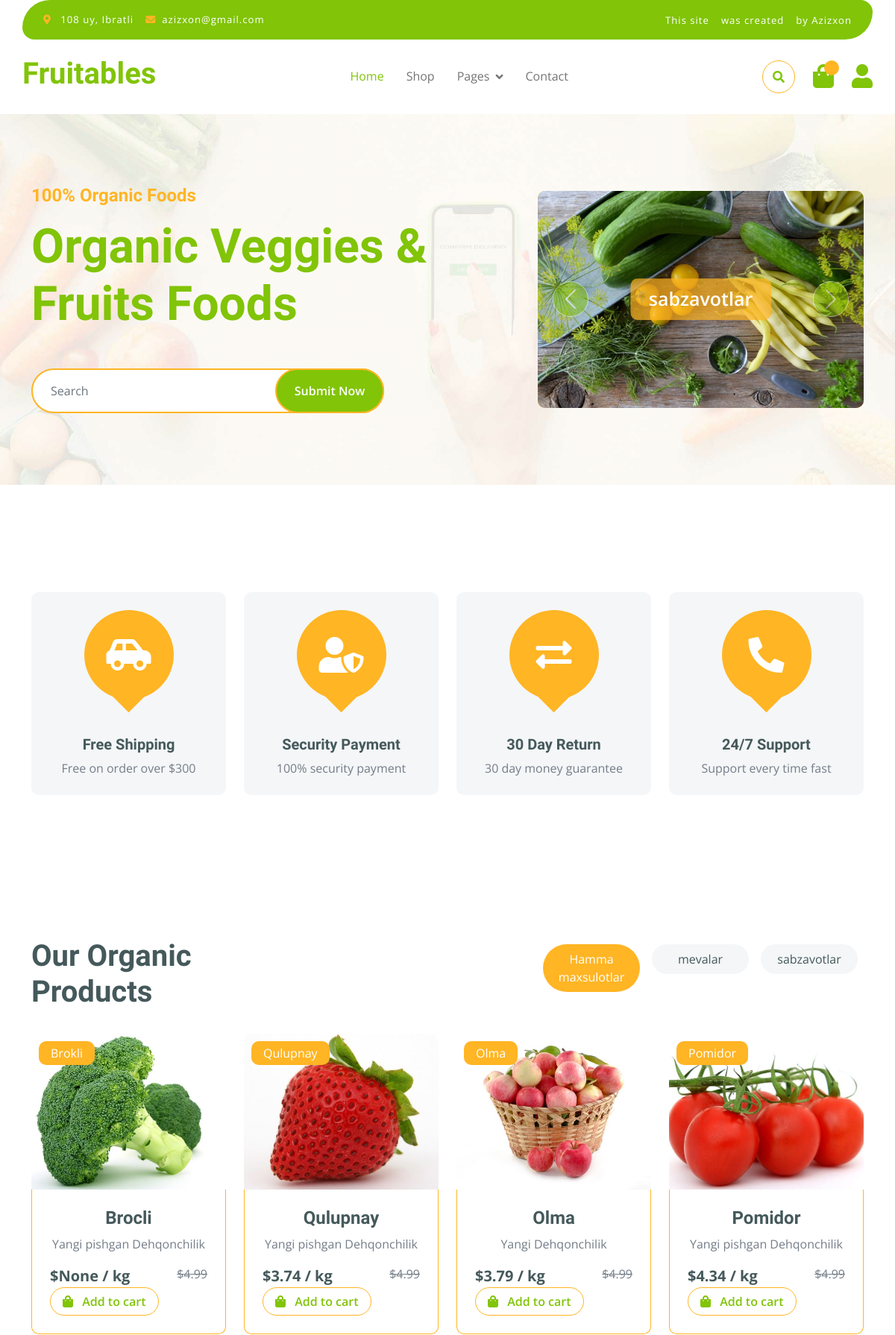
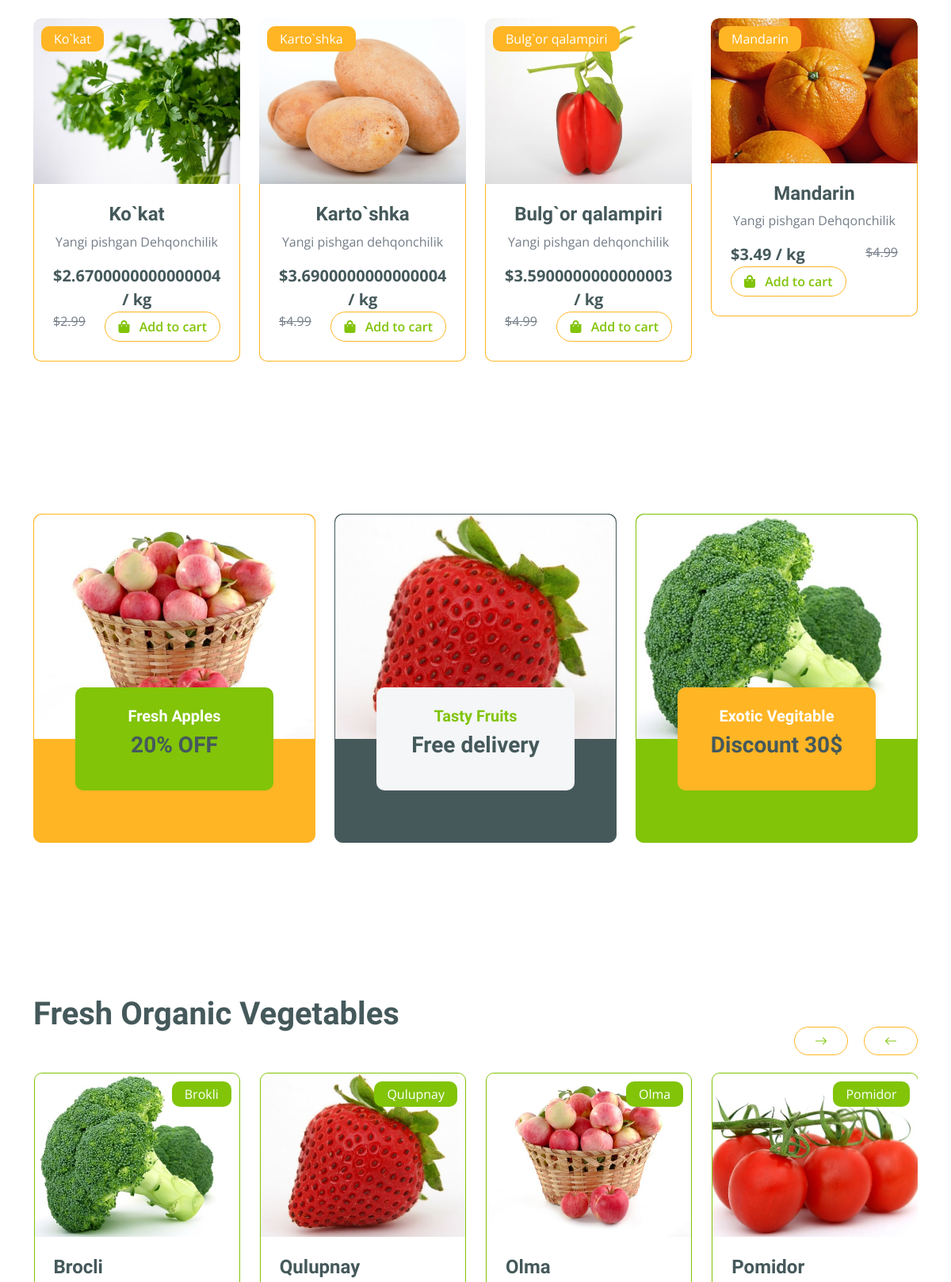
The page / (upper part) on the database its author committed (2 pictures, top to bottom).
### fath/models.py (models this page shows, shortened)
class Category(models.Model):
    name = models.CharField(max_length=255, unique=True)
    img = models.ImageField(upload_to='category_img/')
    slug = models.SlugField(blank=True, null=True)
    parent = models.ForeignKey('self', on_delete=models.CASCADE,blank=True,null=True,related_name='subcategories')
    def __str__(self):
        return self.name

class Product(models.Model):
    category = models.ForeignKey(Category, on_delete=models.CASCADE)
    filter_choice = models.CharField(max_length=255, choices=FILTER_CHOICES, null=True)
    img = models.ImageField(upload_to='product_img/')
    name = models.CharField(max_length=255)
    body = models.TextField()
    price = models.FloatField()
    dicount = models.FloatField(blank=True, null=True)
    quantity = models.FloatField()
    slug = models.SlugField(blank=True, null=True)
    created = models.DateTimeField(auto_now_add=True)
    @property
    def discount(self):
        if self.dicount:
            return self.price - self.dicount

### fath/views.py (the view)
# urls.py: path('', views.IndexList.as_view() , name='index'),
class IndexList(ListView):
    model = models.Product
    template_name = 'fath/index.html'
    context_object_name = 'products'
    extra_context = {
        'categories': models.Category.objects.filter(parent=None),
        'products': models.Product.objects.all().order_by('-id')
    }

### templates/fath/index.html (shortened to what this page needs)
{% extends 'base.html' %}
{% load static %}
{% block content %}
        <div class="container-fluid py-5 mb-5 hero-header">
            <div class="container py-5">
                <div class="row g-5 align-items-center">
                    <div class="col-md-12 col-lg-7">
                        <h4 class="mb-3 text-secondary">100% Organic Foods</h4>
                        <h1 class="mb-5 display-3 text-primary">Organic Veggies & Fruits Foods</h1>
                        <div class="position-relative mx-auto">
                            <input class="form-control border-2 border-secondary w-75 py-3 px-4 rounded-pill" type="text" placeholder="Search">
                            <button type="submit" class="btn btn-primary border-2 border-secondary py-3 px-4 position-absolute rounded-pill text-white h-100" style="top: 0; right: 25%;">Submit Now</button>
                        </div>
                    </div>
                    <div class="col-md-12 col-lg-5">
                        <div id="carouselId" class="carousel slide position-relative" data-bs-ride="carousel">
                            <div class="carousel-inner" role="listbox">
                                {% for category in categories %}
                                <div class="carousel-item active rounded">
                                    <img src="{{category.img.url}}" class="img-fluid w-100 h-100 bg-secondary rounded" alt="First slide">
                                    <a href="#" class="btn px-4 py-2 text-white rounded">{{category.name}}</a>
                                </div>
                                {% endfor %}
                            </div>
                            <button class="carousel-control-prev" type="button" data-bs-target="#carouselId" data-bs-slide="prev">
                                <span class="carousel-control-prev-icon" aria-hidden="true"></span>
                            </button>
                            <button class="carousel-control-next" type="button" data-bs-target="#carouselId" data-bs-slide="next">
                                <span class="carousel-control-next-icon" aria-hidden="true"></span>
                            </button>
                        </div>
                    </div>
                </div>
            </div>
        </div>
        <div class="container-fluid featurs py-5">
            <div class="container py-5">
                <div class="row g-4">
                    <div class="col-md-6 col-lg-3">
                        <div class="featurs-item text-center rounded bg-light p-4">
                            <div class="featurs-icon btn-square rounded-circle bg-secondary mb-5 mx-auto">
                                <i class="fas fa-car-side fa-3x text-white"></i>
                            </div>
                            <div class="featurs-content text-center">
                                <h5>Free Shipping</h5>
                                <p class="mb-0">Free on order over $300</p>
                            </div>
                        </div>
                    </div>
                    <div class="col-md-6 col-lg-3">
                        <div class="featurs-item text-center rounded bg-light p-4">
                            <div class="featurs-icon btn-square rounded-circle bg-secondary mb-5 mx-auto">
                                <i class="fas fa-user-shield fa-3x text-white"></i>
                            </div>
                            <div class="featurs-content text-center">
                                <h5>Security Payment</h5>
                                <p class="mb-0">100% security payment</p>
                            </div>
                        </div>
                    </div>
                    <div class="col-md-6 col-lg-3">
                        <div class="featurs-item text-center rounded bg-light p-4">
                            <div class="featurs-icon btn-square rounded-circle bg-secondary mb-5 mx-auto">
                                <i class="fas fa-exchange-alt fa-3x text-white"></i>
                            </div>
                            <div class="featurs-content text-center">
                                <h5>30 Day Return</h5>
                                <p class="mb-0">30 day money guarantee</p>
                            </div>
                        </div>
                    </div>
                    <div class="col-md-6 col-lg-3">
                        <div class="featurs-item text-center rounded bg-light p-4">
                            <div class="featurs-icon btn-square rounded-circle bg-secondary mb-5 mx-auto">
                                <i class="fa fa-phone-alt fa-3x text-white"></i>
                            </div>
                            <div class="featurs-content text-center">
                                <h5>24/7 Support</h5>
                                <p class="mb-0">Support every time fast</p>
                            </div>
                        </div>
                    </div>
                </div>
            </div>
        </div>
        <div class="container-fluid fruite py-5">
            <div class="container py-5">
                <div class="tab-class text-center">
                    <div class="row g-4">
                        <div class="col-lg-4 text-start">
                            <h1>Our Organic Products</h1>
                        </div>
                        <div class="col-lg-8 text-end">
                            <ul class="nav nav-pills d-inline-flex text-center mb-5">
                                <li class="nav-item">
                                    <a class="d-flex m-2 py-2 bg-light rounded-pill active" data-bs-toggle="pill" href="#tab-1">
                                        <span class="text-dark" style="width: 130px;">Hamma maxsulotlar</span>
                                    </a>
                                </li>
                            {% for category in categories %}
                                <li class="nav-item">
                                    <a class="d-flex py-2 m-2 bg-light rounded-pill" data-bs-toggle="pill" href="#tab-{{category.slug}}">
                                        <span class="text-dark" style="width: 130px;">{{ category.name }}</span>
                                    </a>
                                </li>
                            {% endfor %}
                            </ul>
                        </div>
                    </div>
                    <div class="tab-content">
                        <div id="tab-1" class="tab-pane fade show p-0 active">
                            <div class="row g-4">
                                <div class="col-lg-12">
                                    <div class="row g-4">
                                        {% for product in products|slice:":8" %}
                                        <div class="col-md-6 col-lg-4 col-xl-3">
                                            <div class="rounded position-relative fruite-item">
                                                <div class="fruite-img">
                                                    <a href="{% url 'shop_detail' product.slug %}"><img src="{{product.img.url}}" class="img-fluid w-100 rounded-top" alt=""></a>
                                                </div>
                                                <div class="text-white bg-secondary px-3 py-1 rounded position-absolute" style="top: 10px; left: 10px;">{{ product.category }}</div>
                                                <div class="p-4 border border-secondary border-top-0 rounded-bottom">
                                                    <h4>{{product.name}}</h4>
                                                    <p>{{product.body| truncatewords:20}}</p>
                                                        <div class="d-flex justify-content-between flex-lg-wrap">
                                                            <p class="text-dark fs-5 fw-bold mb-0">${{product.discount}} / kg</p>
                                                            <span class="text-body text-decoration-line-through">${{ product.price }}</span>
                                                            {% if product.quantity > 0 %}
                                                            <a href="{% url 'to_cart' product.pk 'add' %}" class="btn border border-secondary rounded-pill px-3 text-primary"><i class="fa fa-shopping-bag me-2 text-primary"></i> Add to cart</a>
                                                            {% else %}
                                                            <a class="btn border border-secondary rounded-pill px-3 text-primary"><i class="fa fa-shopping-bag me-2 text-primary"></i> Mahsulot tugadi</a>
                                                            {% endif %}
                                                        </div>
                                                </div>
                                            </div>
                                        </div>
                                        {% endfor %}
                                    </div>
                                </div>
                            </div>
                        </div>
                    </div>
                </div>
            </div>
        </div>
        <div class="container-fluid service py-5">
            <div class="container py-5">
                <div class="row g-4 justify-content-center">
                    <div class="col-md-6 col-lg-4">
                        <a href="#">
                            <div class="service-item bg-secondary rounded border border-secondary">
                                <img src="{% static 'fath/img/featur-1.jpg' %}" class="img-fluid rounded-top w-100" alt="">
                                <div class="px-4 rounded-bottom">
                                    <div class="service-content bg-primary text-center p-4 rounded">
                                        <h5 class="text-white">Fresh Apples</h5>
                                        <h3 class="mb-0">20% OFF</h3>
                                    </div>
                                </div>
                            </div>
                        </a>
                    </div>
                    <div class="col-md-6 col-lg-4">
                        <a href="#">
                            <div class="service-item bg-dark rounded border border-dark">
                                <img src="{% static 'fath/img/featur-2.jpg' %}" class="img-fluid rounded-top w-100" alt="">
                                <div class="px-4 rounded-bottom">
                                    <div class="service-content bg-light text-center p-4 rounded">
                                        <h5 class="text-primary">Tasty Fruits</h5>
                                        <h3 class="mb-0">Free delivery</h3>
                                    </div>
                                </div>
                            </div>
                        </a>
                    </div>
                    <div class="col-md-6 col-lg-4">
                        <a href="#">
                            <div class="service-item bg-primary rounded border border-primary">
                                <img src="{% static 'fath/img/featur-3.jpg' %}" class="img-fluid rounded-top w-100" alt="">
                                <div class="px-4 rounded-bottom">
                                    <div class="service-content bg-secondary text-center p-4 rounded">
                                        <h5 class="text-white">Exotic Vegitable</h5>
                                        <h3 class="mb-0">Discount 30$</h3>
                                    </div>
                                </div>
                            </div>
                        </a>
                    </div>
                </div>
            </div>
        </div>
        <div class="container-fluid vesitable py-5">
            <div class="container py-5">
                <h1 class="mb-0">Fresh Organic Vegetables</h1>
                <div class="owl-carousel vegetable-carousel justify-content-center">
                    {% for product in products %}
                    <div class="border border-primary rounded position-relative vesitable-item">
                        <div class="vesitable-img">
                            <a href="{% url 'shop_detail' product.slug %}"><img src="{{product.img.url}}" class="img-fluid w-100 rounded-top" alt=""></a>
                        </div>
                        <div class="text-white bg-primary px-3 py-1 rounded position-absolute" style="top: 10px; right: 10px;">{{product.category}}</div>
                        <div class="p-4 rounded-bottom">
                            <h4>{{ product.name }}</h4>
                        </div>
                    </div>
                    {% endfor %}
                </div>
            </div>
        </div>
        {% endblock content %}

### static/fath/css/style.css (style rules this page uses)
.btn { font-weight: 600; transition: .5s; }
.btn-square { width: 32px; height: 32px; }
.btn-square, .btn-sm-square, .btn-md-square, .btn-lg-square { padding: 0; display: flex; align-items: center; justify-content: center; font-weight: normal; }
.btn.border-secondary { transition: 0.5s; }
.hero-header { background: linear-gradient(rgba(248, 223, 173, 0.1), rgba(248, 223, 173, 0.1)), url(../img/hero-img.jpg); background-position: center center; background-repeat: no-repeat; background-size: cover; }
.carousel-item { position: relative; }
.carousel-item a { position: absolute; top: 50%; left: 50%; transform: translate(-50%, -50%); font-size: 25px; background: linear-gradient(rgba(255, 181, 36, 0.7), rgba(255, 181, 36, 0.7)); }
.carousel-control-next, .carousel-control-prev { width: 48px; height: 48px; border-radius: 48px; border: 1px solid var(--bs-white); background: var(--bs-primary); position: absolute; top: 50%; transform: translateY(-50%); }
.carousel-control-next { margin-right: 20px; }
.carousel-control-prev { margin-left: 20px; }
@media (min-width: 992px) { .hero-header, .page-header { margin-top: 152px !important; } }
.featurs .featurs-item .featurs-icon { position: relative; width: 120px; height: 120px; }
.featurs .featurs-item .featurs-icon::after { content: ""; width: 35px; height: 35px; background: var(--bs-secondary); position: absolute; bottom: -10px; transform: translate(-50%); transform: rotate(45deg); background: var(--bs-secondary); }
.service .service-item .service-content { position: relative; width: 250px; height: 130px; top: -50%; left: 50%; transform: translate(-50%, -50%); }
.fruite .tab-class .nav-item a.active { background: var(--bs-secondary) !important; }
.fruite .tab-class .nav-item a.active span { color: var(--bs-white) !important; }
.fruite .fruite-item { height: 100%; transition: 0.5s; }
.fruite .fruite-item .fruite-img { overflow: hidden; transition: 0.5s; border-radius: 10px 10px 0 0; }
.fruite .fruite-item .fruite-img img { transition: 0.5s; }
.vesitable .vesitable-item { height: 100%; transition: 0.5s; }
.vesitable .vesitable-item .vesitable-img { overflow: hidden; transition: 0.5s; border-radius: 10px 10px 0 0; }
.vesitable .vesitable-item .vesitable-img img { transition: 0.5s; }

### rows shown on the page
Category: img (picture), name "sabzavotlar"
Category: name "mevalar"
Product: img (picture), category "Brokli", name "Brocli", body "Yangi pishgan Dehqonchilik", discount "None", price "4.99", quantity "Add to cart"
Product: img (picture), category "Qulupnay", name "Qulupnay", body "Yangi pishgan Dehqonchilik", discount "3.74", price "4.99", quantity "Add to cart"
Product: img (picture), category "Olma", name "Olma", body "Yangi Dehqonchilik", discount "3.79", price "4.99", quantity "Add to cart"
Product: img (picture), category "Pomidor", name "Pomidor", body "Yangi pishgan Dehqonchilik", discount "4.34", price "4.99", quantity "Add to cart"
Product: img (picture), category "Ko`kat", name "Ko`kat", body "Yangi pishgan Dehqonchilik", discount "2.6700000000000004", price "2.99", quantity "Add to cart"
Product: img (picture), category "Karto`shka", name "Karto`shka", body "Yangi pishgan dehqonchilik", discount "3.6900000000000004", price "4.99", quantity "Add to cart"
Product: img (picture), category "Bulg`or qalampiri", name "Bulg`or qalampiri", body "Yangi pishgan dehqonchilik", discount "3.5900000000000003", price "4.99", quantity "Add to cart"
Product: img (picture), category "Mandarin", name "Mandarin", body "Yangi pishgan Dehqonchilik", discount "3.49", price "4.99", quantity "Add to cart"
